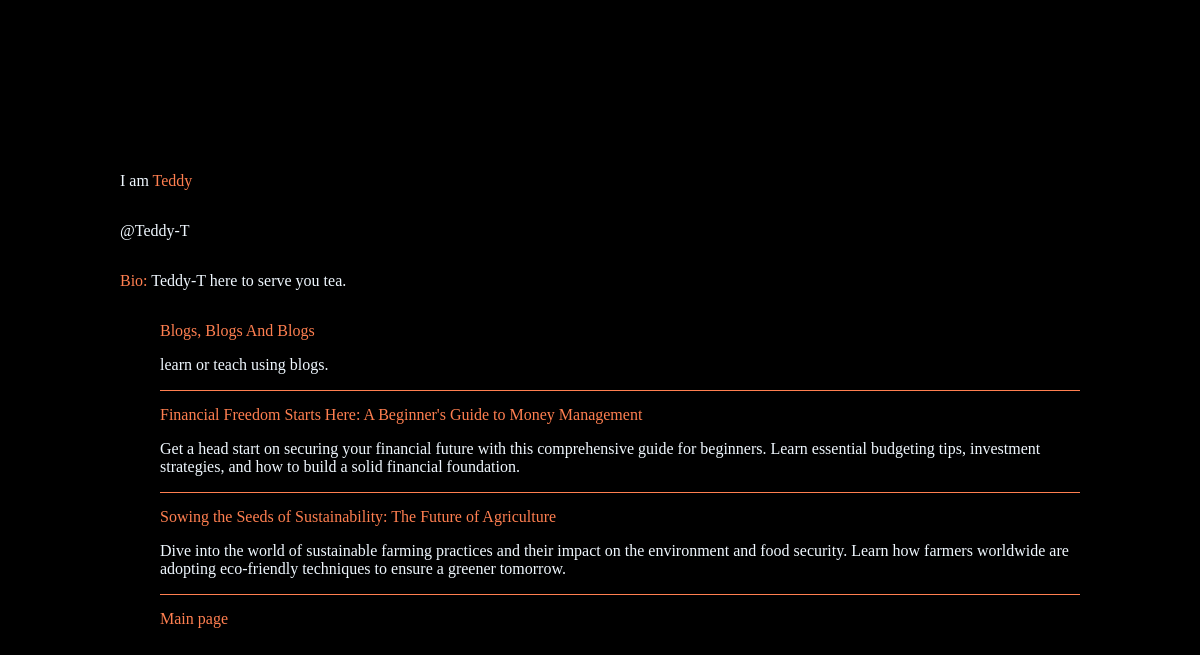
Page /writer/3/ on the committed database.
### blog/models.py (models this page shows, shortened)
class Blogger(m.Model):
    name = m.CharField(max_length=255)
    username = m.CharField(max_length=255)
    bio = m.TextField()

class Blog(m.Model):
    title = m.CharField(max_length=255)
    body = m.TextField()
    pub_date = m.DateTimeField("date published")
    blogger = m.ForeignKey(Blogger, on_delete = m.CASCADE)

### blog/views.py (the view)
# urls.py: path('writer/<int:blogger_id>/', views.writer, name="writer"),
def writer(request, blogger_id):
    writer = Blogger.objects.get(pk = blogger_id)
    blogs = writer.blog_set.all().order_by("-pub_date")
    title = "writer"
    context = {
        "writer":writer,
        "title": title,
        "blogs":blogs,
    }
    return render(request, 'blog/writer.html', context)

### blog/templates/blog/writer.html (shortened to what this page needs)
<!DOCTYPE html>
<html lang="en">
<head>
</head>
<body>
    <div class="user-details">
        <p> I am <span>{{ writer.name}}</span></p>
        <p>@{{ writer.username}}</p>
    </div>
    <p class="bio"><span>Bio: </span>{{ writer.bio}}</p>
    <ul>
        {% for blog in blogs %}
            <li class="list-item">
                <a href="{% url 'blog:article' blog.id %}"><span class="blog">{{ blog.title }}</span></a>
                <p>{{ blog.body }}</p>
            </li>
        {% endfor %}
            <a class="main-page" href="{% url 'blog:feed' %}">Main page</a>
    </ul>
</body>
</html>

### blog/templates/blog/writer.html (style rules this page uses)
* { list-style-type: none; text-decoration: none; font-family: chivo; }
html { scroll-behavior: smooth; }
body { width: 80%; margin: auto; height: 100vh; display: flex; flex-direction: column; justify-content: center; background-color: black; color: aliceblue; }
.user-details { display: flex; flex-direction: column; justify-self: center; }
span { color: coral; }
li { border-bottom: .7px solid coral; }
.blog { transition: all 300ms ease-in-out; }
.list-item { margin-bottom: 15px; }
a { color: coral; }
.main-page { transition: all 300ms ease-in-out; }

### rows in the picture
Blogger: name "Teddy", username "Teddy-T", bio "Teddy-T here to serve you tea."
Blog: title "Blogs, Blogs And Blogs", body "learn or teach using blogs."
Blog: title "Financial Freedom Starts Here: A Beginner's Guide to Money Management", body "Get a head start on securing your financial future with this comprehensive guide for beginners. Learn essential budgeting tips, investment strategies, and how to build a solid financial foundation."
Blog: title "Sowing the Seeds of Sustainability: The Future of Agriculture", body "Dive into the world of sustainable farming practices and their impact on the environment and food security. Learn how farmers worldwide are adopting eco-friendly techniques to ensure a greener tomorrow."
